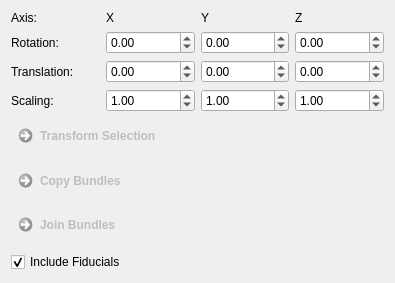
     <widget class="QWidget" name="page_3">
      <property name="geometry">
       <rect>
        <x>0</x>
        <y>0</y>
        <width>395</width>
        <height>283</height>
       </rect>
      </property>
      <attribute name="label">
       <string>Operations</string>
      </attribute>
      <layout class="QGridLayout" name="gridLayout_18">
       <item row="0" column="0">
        <widget class="QFrame" name="frame_4">
         <property name="frameShape">
          <enum>QFrame::NoFrame</enum>
         </property>
         <property name="frameShadow">
          <enum>QFrame::Raised</enum>
         </property>
         <layout class="QGridLayout" name="gridLayout_12">
          <property name="leftMargin">
           <number>0</number>
          </property>
          <property name="topMargin">
           <number>0</number>
          </property>
          <property name="rightMargin">
           <number>0</number>
          </property>
          <property name="bottomMargin">
           <number>0</number>
          </property>
          <item row="1" column="2">
           <widget class="QLabel" name="m_TensorsToDWIBValueLabel_18">
            <property name="toolTip">
             <string/>
            </property>
            <property name="statusTip">
             <string/>
            </property>
            <property name="whatsThis">
             <string/>
            </property>
            <property name="text">
             <string>Y</string>
            </property>
            <property name="wordWrap">
             <bool>false</bool>
            </property>
           </widget>
          </item>
          <item row="2" column="1">
           <widget class="QDoubleSpinBox" name="m_XrotBox">
            <property name="toolTip">
             <string>Rotation angle (in degree) around x-axis.</string>
            </property>
            <property name="decimals">
             <number>2</number>
            </property>
            <property name="minimum">
             <double>-360.000000000000000</double>
            </property>
            <property name="maximum">
             <double>360.000000000000000</double>
            </property>
            <property name="singleStep">
             <double>0.100000000000000</double>
            </property>
           </widget>
          </item>
          <item row="1" column="0">
           <widget class="QLabel" name="m_TensorsToDWIBValueLabel_22">
            <property name="toolTip">
             <string/>
            </property>
            <property name="statusTip">
             <string/>
            </property>
            <property name="whatsThis">
             <string/>
            </property>
            <property name="text">
             <string>Axis:</string>
            </property>
            <property name="wordWrap">
             <bool>false</bool>
            </property>
           </widget>
          </item>
          <item row="2" column="2">
           <widget class="QDoubleSpinBox" name="m_YrotBox">
            <property name="toolTip">
             <string>Rotation angle (in degree) around y-axis.</string>
            </property>
            <property name="decimals">
             <number>2</number>
            </property>
            <property name="minimum">
             <double>-360.000000000000000</double>
            </property>
            <property name="maximum">
             <double>360.000000000000000</double>
            </property>
            <property name="singleStep">
             <double>0.100000000000000</double>
            </property>
           </widget>
          </item>
          <item row="3" column="0">
           <widget class="QLabel" name="m_TensorsToDWIBValueLabel_21">
            <property name="toolTip">
             <string/>
            </property>
            <property name="statusTip">
             <string/>
            </property>
            <property name="whatsThis">
             <string/>
            </property>
            <property name="text">
             <string>Translation:</string>
            </property>
            <property name="wordWrap">
             <bool>false</bool>
            </property>
           </widget>
          </item>
          <item row="3" column="3">
           <widget class="QDoubleSpinBox" name="m_ZtransBox">
            <property name="toolTip">
             <string>Translation (in mm) in direction of the z-axis.</string>
            </property>
            <property name="decimals">
             <number>2</number>
            </property>
            <property name="minimum">
             <double>-1000.000000000000000</double>
            </property>
            <property name="maximum">
             <double>1000.000000000000000</double>
            </property>
            <property name="singleStep">
             <double>0.100000000000000</double>
            </property>
           </widget>
          </item>
          <item row="3" column="2">
           <widget class="QDoubleSpinBox" name="m_YtransBox">
            <property name="toolTip">
             <string>Translation (in mm) in direction of the y-axis.</string>
            </property>
            <property name="decimals">
             <number>2</number>
            </property>
            <property name="minimum">
             <double>-1000.000000000000000</double>
            </property>
            <property name="maximum">
             <double>1000.000000000000000</double>
            </property>
            <property name="singleStep">
             <double>0.100000000000000</double>
            </property>
           </widget>
          </item>
          <item row="1" column="1">
           <widget class="QLabel" name="m_TensorsToDWIBValueLabel_17">
            <property name="toolTip">
             <string/>
            </property>
            <property name="statusTip">
             <string/>
            </property>
            <property name="whatsThis">
             <string/>
            </property>
            <property name="text">
             <string>X</string>
            </property>
            <property name="wordWrap">
             <bool>false</bool>
            </property>
           </widget>
          </item>
          <item row="2" column="0">
           <widget class="QLabel" name="m_TensorsToDWIBValueLabel_20">
            <property name="toolTip">
             <string/>
            </property>
            <property name="statusTip">
             <string/>
            </property>
            <property name="whatsThis">
             <string/>
            </property>
            <property name="text">
             <string>Rotation:</string>
            </property>
            <property name="wordWrap">
             <bool>false</bool>
            </property>
           </widget>
          </item>
          <item row="1" column="3">
           <widget class="QLabel" name="m_TensorsToDWIBValueLabel_19">
            <property name="toolTip">
             <string/>
            </property>
            <property name="statusTip">
             <string/>
            </property>
            <property name="whatsThis">
             <string/>
            </property>
            <property name="text">
             <string>Z</string>
            </property>
            <property name="wordWrap">
             <bool>false</bool>
            </property>
           </widget>
          </item>
          <item row="2" column="3">
           <widget class="QDoubleSpinBox" name="m_ZrotBox">
            <property name="toolTip">
             <string>Rotation angle (in degree) around z-axis.</string>
            </property>
            <property name="decimals">
             <number>2</number>
            </property>
            <property name="minimum">
             <double>-360.000000000000000</double>
            </property>
            <property name="maximum">
             <double>360.000000000000000</double>
            </property>
            <property name="singleStep">
             <double>0.100000000000000</double>
            </property>
           </widget>
          </item>
          <item row="3" column="1">
           <widget class="QDoubleSpinBox" name="m_XtransBox">
            <property name="toolTip">
             <string>Translation (in mm) in direction of the x-axis.</string>
            </property>
            <property name="decimals">
             <number>2</number>
            </property>
            <property name="minimum">
             <double>-1000.000000000000000</double>
            </property>
            <property name="maximum">
             <double>1000.000000000000000</double>
            </property>
            <property name="singleStep">
             <double>0.100000000000000</double>
            </property>
           </widget>
          </item>
          <item row="4" column="0">
           <widget class="QLabel" name="m_TensorsToDWIBValueLabel_24">
            <property name="toolTip">
             <string/>
            </property>
            <property name="statusTip">
             <string/>
            </property>
            <property name="whatsThis">
             <string/>
            </property>
            <property name="text">
             <string>Scaling:</string>
            </property>
            <property name="wordWrap">
             <bool>false</bool>
            </property>
           </widget>
          </item>
          <item row="4" column="1">
           <widget class="QDoubleSpinBox" name="m_XscaleBox">
            <property name="toolTip">
             <string>Scaling factor for selected fiber bundle along the x-axis.</string>
            </property>
            <property name="minimum">
             <double>0.010000000000000</double>
            </property>
            <property name="maximum">
             <double>10.000000000000000</double>
            </property>
            <property name="singleStep">
             <double>0.010000000000000</double>
            </property>
            <property name="value">
             <double>1.000000000000000</double>
            </property>
           </widget>
          </item>
          <item row="4" column="2">
           <widget class="QDoubleSpinBox" name="m_YscaleBox">
            <property name="toolTip">
             <string>Scaling factor for selected fiber bundle along the y-axis.</string>
            </property>
            <property name="minimum">
             <double>0.010000000000000</double>
            </property>
            <property name="maximum">
             <double>10.000000000000000</double>
            </property>
            <property name="singleStep">
             <double>0.010000000000000</double>
            </property>
            <property name="value">
             <double>1.000000000000000</double>
            </property>
           </widget>
          </item>
          <item row="4" column="3">
           <widget class="QDoubleSpinBox" name="m_ZscaleBox">
            <property name="toolTip">
             <string>Scaling factor for selected fiber bundle along the z-axis.</string>
            </property>
            <property name="minimum">
             <double>0.010000000000000</double>
            </property>
            <property name="maximum">
             <double>10.000000000000000</double>
            </property>
            <property name="singleStep">
             <double>0.010000000000000</double>
            </property>
            <property name="value">
             <double>1.000000000000000</double>
            </property>
           </widget>
          </item>
         </layout>
        </widget>
       </item>
       <item row="2" column="0">
        <widget class="QCommandLinkButton" name="m_CopyBundlesButton">
         <property name="enabled">
          <bool>false</bool>
         </property>
         <property name="styleSheet">
          <string notr="true">QCommandLinkButton:disabled {
  border: none;
}</string>
         </property>
         <property name="text">
          <string>Copy Bundles</string>
         </property>
         <property name="icon">
          <iconset>
           <normaloff>:/QmitkDiffusionImaging/general_icons/copy2.ico</normaloff>:/QmitkDiffusionImaging/general_icons/copy2.ico</iconset>
         </property>
        </widget>
       </item>
       <item row="1" column="0">
        <widget class="QCommandLinkButton" name="m_TransformBundlesButton">
         <property name="enabled">
          <bool>false</bool>
         </property>
         <property name="styleSheet">
          <string notr="true">QCommandLinkButton:disabled {
  border: none;
}</string>
         </property>
         <property name="text">
          <string>Transform Selection</string>
         </property>
         <property name="icon">
          <iconset>
           <normaloff>:/QmitkDiffusionImaging/general_icons/refresh.ico</normaloff>:/QmitkDiffusionImaging/general_icons/refresh.ico</iconset>
         </property>
        </widget>
       </item>
       <item row="3" column="0">
        <widget class="QCommandLinkButton" name="m_JoinBundlesButton">
         <property name="enabled">
          <bool>false</bool>
         </property>
         <property name="styleSheet">
          <string notr="true">QCommandLinkButton:disabled {
  border: none;
}</string>
         </property>
         <property name="text">
          <string>Join Bundles</string>
         </property>
         <property name="icon">
          <iconset>
           <normaloff>:/QmitkDiffusionImaging/general_icons/plus.ico</normaloff>:/QmitkDiffusionImaging/general_icons/plus.ico</iconset>
         </property>
        </widget>
       </item>
       <item row="4" column="0">
        <widget class="QCheckBox" name="m_IncludeFiducials">
         <property name="toolTip">
          <string>If checked, the fiducials belonging to the modified bundle are also modified.</string>
         </property>
         <property name="text">
          <string>Include Fiducials</string>
         </property>
         <property name="checked">
          <bool>true</bool>
         </property>
        </widget>
       </item>
      </layout>
     </widget>
